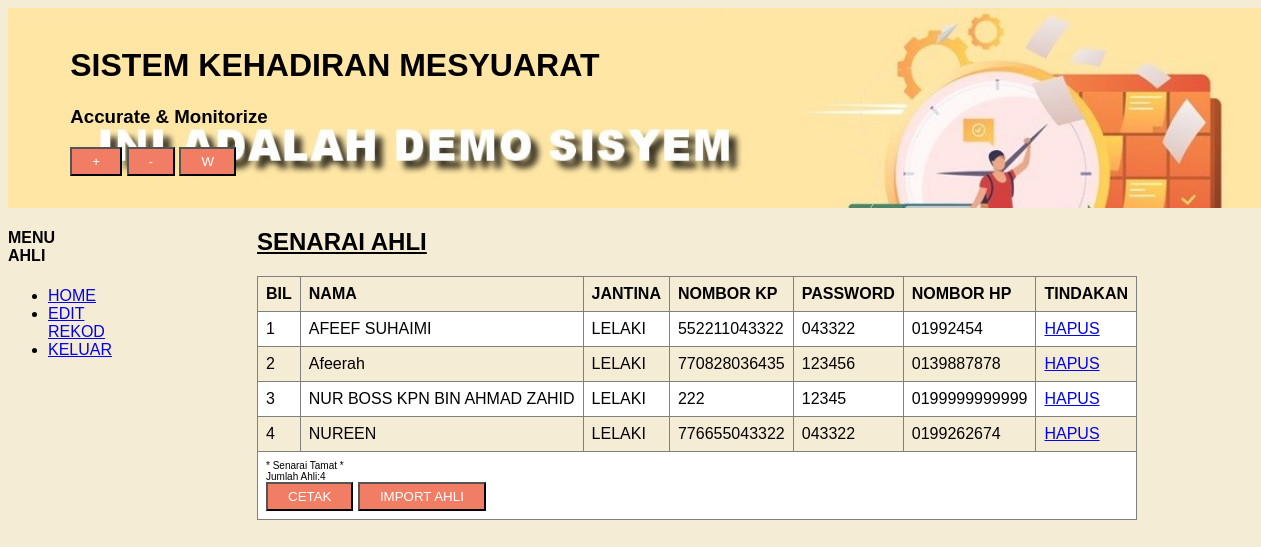
Screenshot of /modul1/senarai_ahli.php with the database file from the repository.
### tables this page shows
CREATE TABLE `hp` (
  `nomHp` varchar(14) NOT NULL,
  `nama` varchar(100) DEFAULT NULL
);

CREATE TABLE `peserta` (
  `nomKp` varchar(12) NOT NULL,
  `jantina` varchar(11) NOT NULL,
  `password` varchar(15) NOT NULL,
  `aras` varchar(10) DEFAULT NULL,
  `nomHp` varchar(15) NOT NULL
);

### modul1/database.php (called while the page is built, shortened)
<?php
$namasys1 = "SISTEM KEHADIRAN MESYUARAT";
$motto= "Accurate & Monitorize";
?>

### modul1/senarai_ahli.php (the view)
<?php include 'header.php'; ?>
<html>
<div id="menu">
<?php include 'menu.php'; ?>
</div>
<div id="printarea">
<div id="isi">
<h2><u>SENARAI AHLI</u></h2>
<table border=1>
<tr>
<th>BIL</td>
<th>NAMA</td>
<th>JANTINA</th>
<th>NOMBOR KP</th>
<th>PASSWORD</th>
<th>NOMBOR HP</th>
<th id="sembunyi">TINDAKAN</th>
</tr>
<?php
$no=1;
$data1=mysqli_query($con,"
SELECT * FROM peserta AS t1
INNER JOIN hp AS t2
ON t1.nomHp=t2.nomHp
WHERE t1.aras='PENGGUNA'
ORDER BY t2.nama ASC");
while ($info1=mysqli_fetch_array($data1)){
?>
<tr>
<td><?php echo $no; ?></td>
<td><?php echo $info1['nama']; ?></td>
<td><?php echo $info1['jantina']; ?></td>
<td><?php echo $info1['nomKp']; ?></td>
<td><?php echo $info1['password']; ?></td>
<td><?php echo $info1['nomHp']; ?></td>
<td id="sembunyi">
<a href="hapus_ahli.php?hp=
<?php echo $info1['nomHp'];?>"
onclick="return confirm('Hapus Rekod?')">HAPUS</a></td>
</tr>
<?php $no++; } ?>
<tr>
<td colspan="7" align="center">
<font style='font-size:10px'>
* Senarai Tamat *<br />Jumlah Ahli:<?php echo $no-1; ?>
</font><br>
<button onclick="javascript:window.print()">CETAK</button>
<a href="import_ahli.php"><button>IMPORT AHLI</button></a>
</td>
</tr>
</table>
</div></div>
</html>

### modul1/header.php (shortened to what this page needs)
<?php
require 'database.php';
?>
<html>
<link rel="stylesheet" type="text/css" href="style.css">
<div class="header">
<br>
<h1><?php echo $namasys1;?></h1>
<h3><?php echo $motto;?></h3>
<?php include 'utiliti.php'; ?>
</div>
</html>

### modul1/utiliti.php (shortened to what this page needs)
<button id="zoomIn">+</button>
<button id="zoomOut">-</button>
<button id= "color">W</button>

### modul1/menu.php
<html>
<div id="menu">
<?php
if ($_SESSION['level']=="ADMIN"){
?>
<h4>MENU PENTADBIR</h4>
<ul>
<li><a href="dashboard.php">HOME</a></li>
<li><a href="senarai_ahli.php">SENARAI AHLI</a></li>
<li><a href="carian.php">CARIAN KEHADIRAN</a></li>
<li><a href="laporan.php">LAPORAN KEHADIRAN</a></li>
<li><a href="logout.php">KELUAR</a></li>
</ul>
<?php
}else{
?>
<h4>MENU AHLI</h4>
<ul>
<li><a href="dashboard.php">HOME</a></li>
<li><a href="edit_ahli.php">EDIT REKOD</a></li>
<li><a href="logout.php">KELUAR</a></li>
</ul>
<?php } ?>
</div>
</html>

### modul1/style.css (style rules this page uses)
.header { width: 100%; height: 200px; background: url('imej/banner.jpg'); background-size: cover; color: black; text-align: left; padding-left: 5%; }
#menu { width: 20%; left: 1%; float: left; }
#isi { width: 80%; float: left; overflow-wrap: break-word; }
button { background-color:#f17d64; color:white; padding:5px 20px; display: inline-block; }
table { border-collapse: collapse; width: auto; table-layout: fixed; }
th, td { text-align: left; padding: 8px; }
tr:nth-child(even) { background-color: white; }
html { font-family: "Lucida Sans", sans-serif; }

### rows the page displays
hp: nama "AFEEF SUHAIMI", peserta.jantina "LELAKI", peserta.nomKp "552211043322", peserta.password "043322", nomHp "01992454"
hp: nama "Afeerah", peserta.jantina "LELAKI", peserta.nomKp "770828036435", peserta.password "123456", nomHp "0139887878"
hp: nama "NUR BOSS KPN BIN AHMAD ZAHID", peserta.jantina "LELAKI", peserta.nomKp "222", peserta.password "12345", nomHp "0199999999999"
hp: nama "NUREEN", peserta.jantina "LELAKI", peserta.nomKp "776655043322", peserta.password "043322", nomHp "0199262674"

### other values shown
$namasys1 "SISTEM KEHADIRAN MESYUARAT"
$motto "Accurate & Monitorize"
$no-1 "4"
